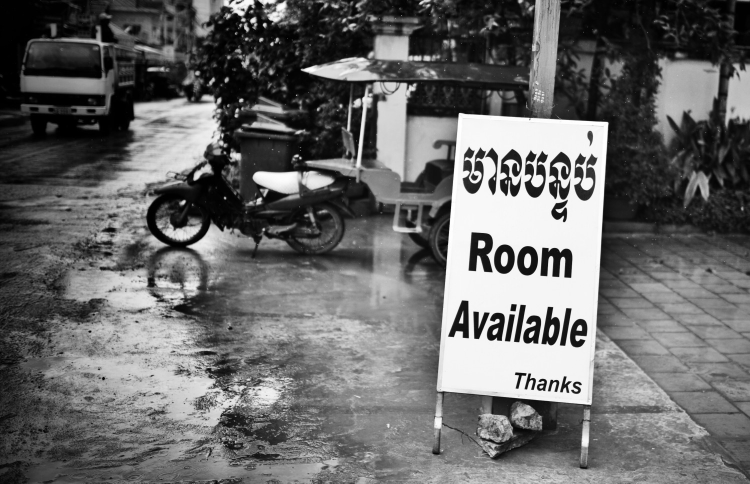
#> input picture resources/sign.jpg, 1500 x 967 px (shown at 1/2 size)
$ python 06_perspective_transformation.py
#> lines starting #> are read from the running program, lines starting #| are printed output that depends on the picture
import cv2
import numpy as np

# Dewarp selections
img = cv2.imread('resources/sign.jpg')
#> img is the input picture: shape (967, 1500, 3); min 0, max 255, mean 104.2

width, height = 250, 350

pts1 = np.float32([[920, 227], [1216, 244], [873, 780], [1182, 809]])
pts2 = np.float32([[0, 0], [width, 0], [0, height], [width, height]])

matrix = cv2.getPerspectiveTransform(pts1, pts2)

imgOutput = cv2.warpPerspective(img, matrix, (width,height))
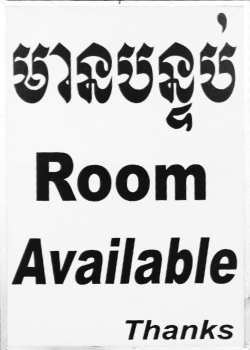
#> imgOutput: shape (350, 250, 3); min 10, max 255, mean 201


cv2.imshow('Image', imgOutput)
cv2.waitKey(5000)

$ run again, with resources/HK_Taxi.jpg copied over resources/sign.jpg
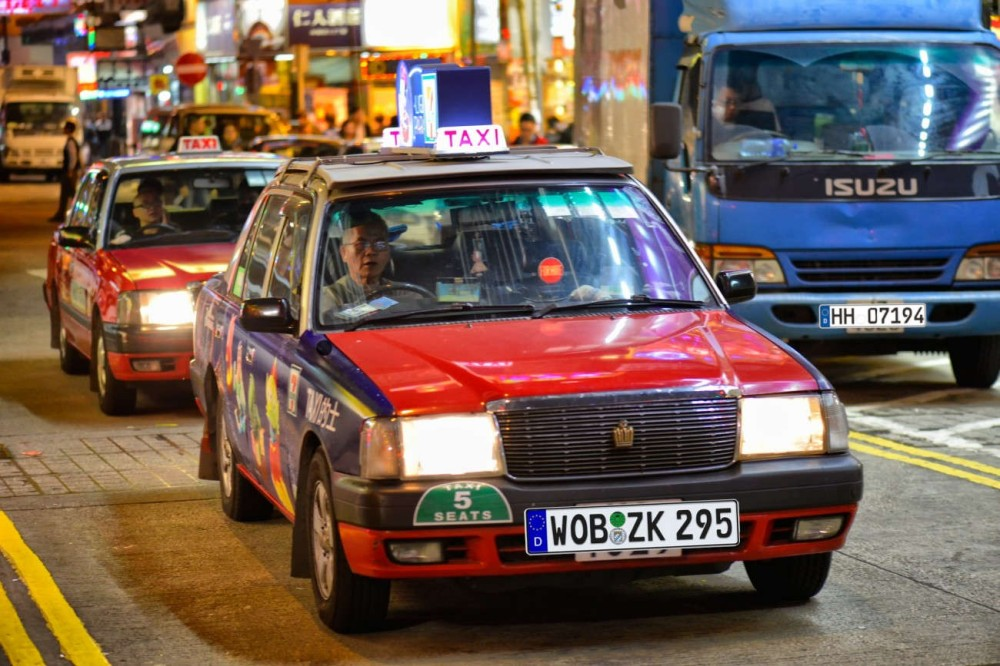
#> input picture resources/HK_Taxi.jpg, 1000 x 666 px
#> img is the input picture: shape (666, 1000, 3); mean B, G, R 84.5, 95, 114.8
#> `imgOutput = cv2.warpPerspective(img, matrix, (width,height))`:
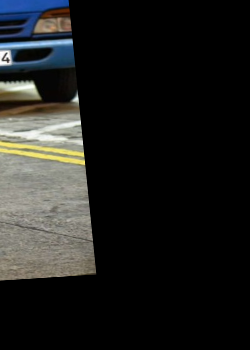
#> imgOutput: shape (350, 250, 3); mean B, G, R 29.3, 30.9, 30.4

$ run again, with resources/shenzhen-subway.jpg copied over resources/sign.jpg
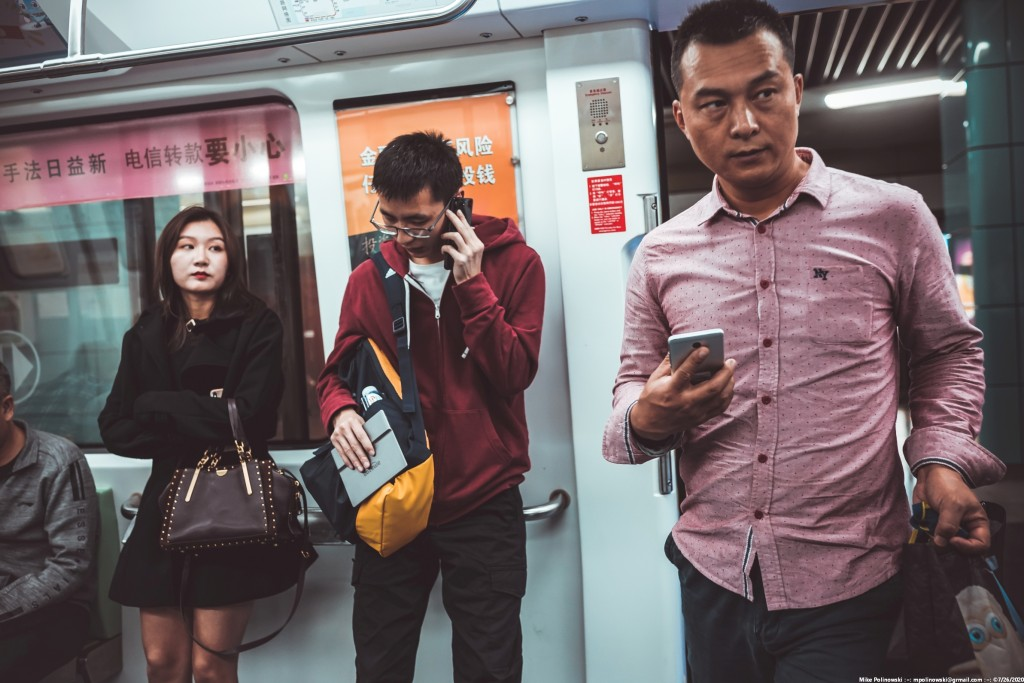
#> input picture resources/shenzhen-subway.jpg, 1024 x 683 px
#> img is the input picture: shape (683, 1024, 3); mean B, G, R 103.7, 101.8, 113.8
#> `imgOutput = cv2.warpPerspective(img, matrix, (width,height))`:
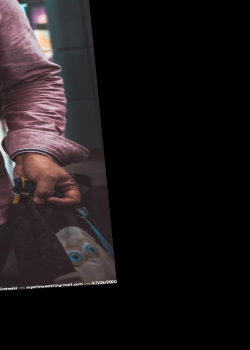
#> imgOutput: shape (350, 250, 3); mean B, G, R 24.3, 23.1, 28.3
